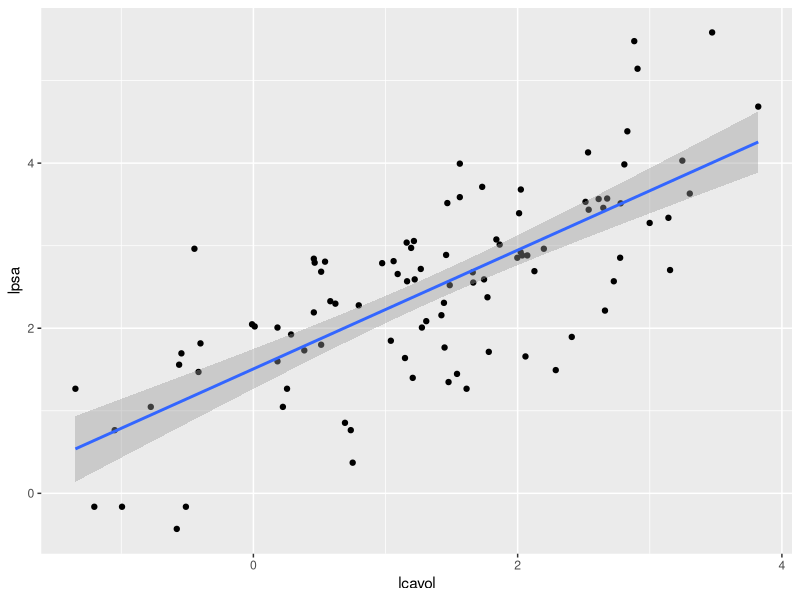
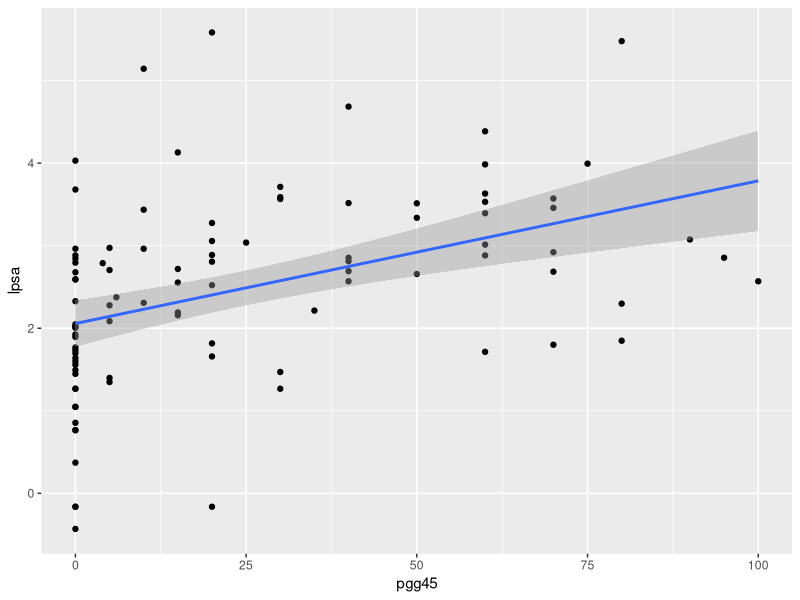
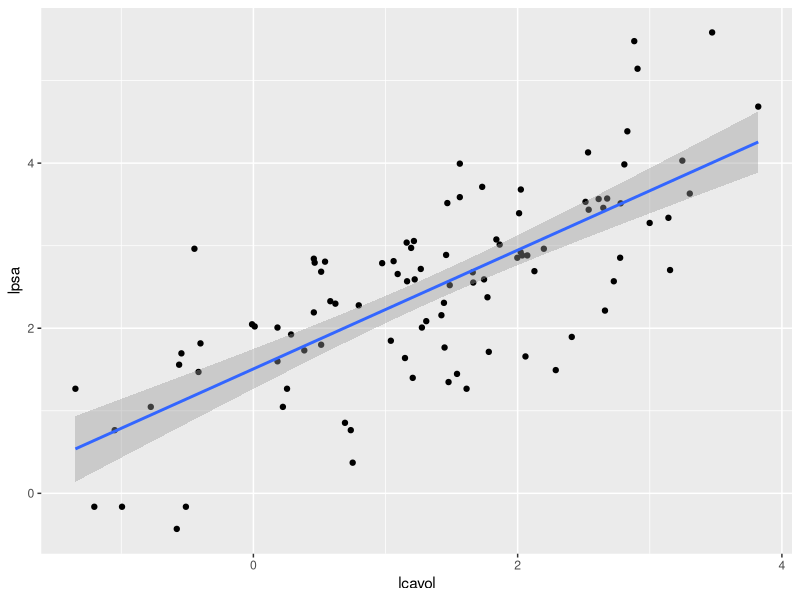
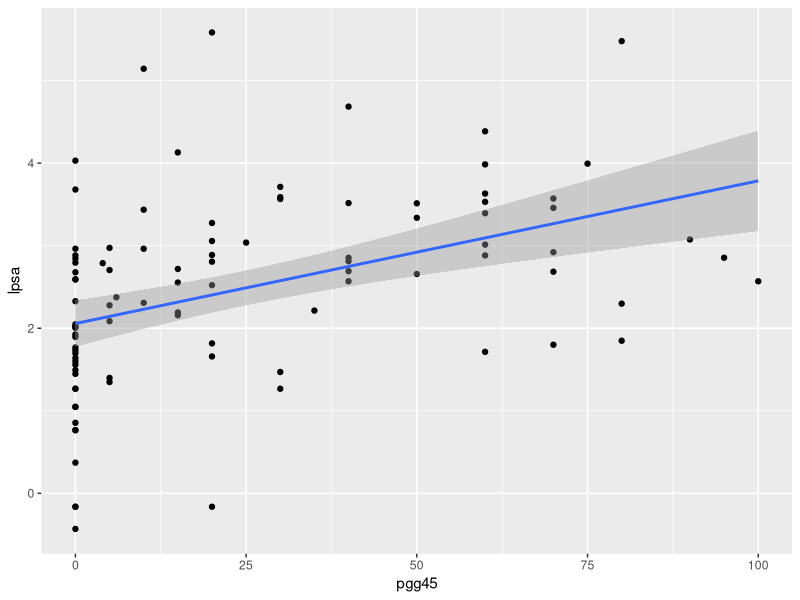

Recreate these plots in R, in order.
require(tidyverse)

prostate <-  read.table("Prostate (1).csv", 
                        header=TRUE, sep=",", na.strings=" ")
round(head(prostate), digits=3)

# x11()
# pairs(prostate)



mod.vol = lm(lpsa ~ lcavol, data=prostate)
mod.pgg = lm(lpsa ~ pgg45, data=prostate)

# x11(h=7, w=12)
# par(mfrow=c(1,2))

ggplot(data = prostate, aes(x = lcavol, y = lpsa)) +
  geom_point() +
  geom_smooth(method = 'lm')

ggsave("Test Plot 1.png")

# plot2 <- plot(y=prostate$lpsa, x=prostate$pgg45, 
#      main="lpsa vs. pgg45 with fitted line")
# abline(mod.pgg, col="blue", lwd=2, lty="dotted")
# mean0 = mean(prostate$lpsa[prostate$pgg45==0])
# points(x=0, y=mean0, pch=20, col="red", cex=2)

ggplot(data = prostate, aes(x = pgg45, y = lpsa)) +
  geom_point() +
  geom_smooth(method = 'lm', formula= y~x)

ggsave("Test Plot 2.png")



# library(rgl)  
# open3d()
# plot3d(prostate$lpsa ~ prostate$lcavol + prostate$pgg45, col="blue")

mod2 =  lm(lpsa ~ lcavol + pgg45, data=prostate)

x1 <- seq(from=-2, to=4, by=.05)
xy1 <- data.frame(expand.grid(lcavol=seq(from=-2, to=4, by=.05), 
                              pgg45=seq(from=0, to=100, by=.5)))
pred <- predict(mod2 ,newdata=xy1)
surface = matrix(pred, nrow=length(x1))

# library(rgl)  
# open3d()
# persp3d(x = seq(from=-2, to=4, by=.05), y = seq(from=0, to=100, by=.5), 
#         z = surface, col = "orange", xlab="lcavol", ylab="pgg45", 
#         zlab="Predicted lpsa")
# points3d(prostate$lpsa ~ prostate$lcavol + prostate$pgg45, col="blue")

# Compare estimated regression corfficients from separate regs vs. multiple

summary(mod.vol)
summary(mod.pgg)
summary(mod2)

cor(prostate)


